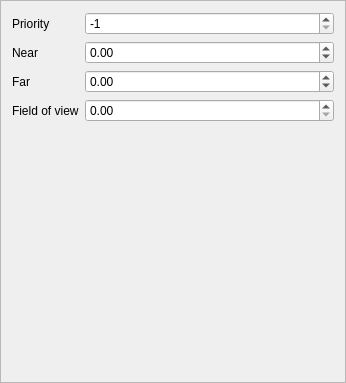
<?xml version="1.0" encoding="UTF-8"?>
<ui version="4.0">
 <class>CameraWidget</class>
 <widget class="QFrame" name="CameraWidget">
  <property name="geometry">
   <rect>
    <x>0</x>
    <y>0</y>
    <width>346</width>
    <height>383</height>
   </rect>
  </property>
  <property name="windowTitle">
   <string>Frame</string>
  </property>
  <property name="frameShape">
   <enum>QFrame::StyledPanel</enum>
  </property>
  <property name="frameShadow">
   <enum>QFrame::Raised</enum>
  </property>
  <layout class="QFormLayout" name="formLayout">
   <property name="fieldGrowthPolicy">
    <enum>QFormLayout::AllNonFixedFieldsGrow</enum>
   </property>
   <item row="0" column="0">
    <widget class="QLabel" name="label">
     <property name="text">
      <string>Priority</string>
     </property>
    </widget>
   </item>
   <item row="0" column="1">
    <widget class="QSpinBox" name="priorityInput">
     <property name="minimum">
      <number>-1</number>
     </property>
     <property name="maximum">
      <number>999999999</number>
     </property>
     <property name="value">
      <number>-1</number>
     </property>
    </widget>
   </item>
   <item row="1" column="0">
    <widget class="QLabel" name="label_2">
     <property name="text">
      <string>Near</string>
     </property>
    </widget>
   </item>
   <item row="2" column="0">
    <widget class="QLabel" name="label_3">
     <property name="text">
      <string>Far</string>
     </property>
    </widget>
   </item>
   <item row="3" column="0">
    <widget class="QLabel" name="label_4">
     <property name="text">
      <string>Field of view</string>
     </property>
    </widget>
   </item>
   <item row="1" column="1">
    <widget class="QDoubleSpinBox" name="nearInput">
     <property name="minimum">
      <double>-999999999.000000000000000</double>
     </property>
     <property name="maximum">
      <double>999999999.000000000000000</double>
     </property>
    </widget>
   </item>
   <item row="3" column="1">
    <widget class="QDoubleSpinBox" name="fovInput"/>
   </item>
   <item row="2" column="1">
    <widget class="QDoubleSpinBox" name="farInput">
     <property name="minimum">
      <double>-999999999.000000000000000</double>
     </property>
     <property name="maximum">
      <double>999999999.000000000000000</double>
     </property>
    </widget>
   </item>
  </layout>
 </widget>
 <resources/>
 <connections/>
</ui>
